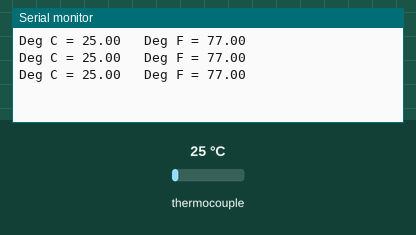
Simulated run of this sketch. Board: Arduino Uno, built with avr-gcc and run on an emulated ATmega328P. Shown: the last lines printed to the serial monitor. Inputs (shaded band) come from the test bench; at power-on: thermocouple 25 °C.

Above: at 1.7 s.
1.8 s: thermocouple set to 6 °C
At 2.4 s:
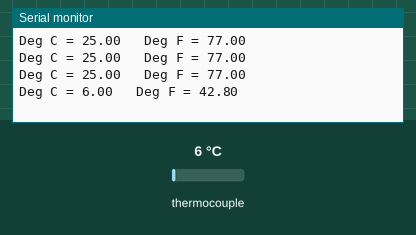
3.3 s: thermocouple set to 75 °C
At 3.9 s:
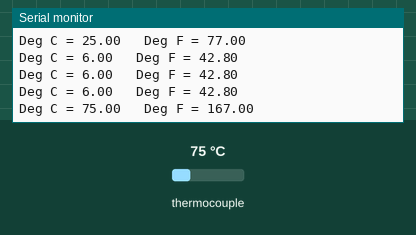
Timing chart, 0 to 6.3 s (numbered marks = the images above; inputs shaded):
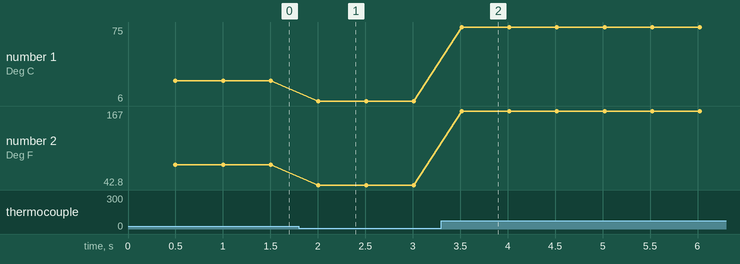

The sketch:

Thermocouple_Sketch.ino
```cpp
#include "max6675.h"

int ktcSO = 8;
int ktcCS = 9;
int ktcSCK = 10;

MAX6675 ktc(ktcSCK, ktcCS, ktcSO);


void setup() {
  Serial.begin(9600);
  // give the MAX a little time to settle
  delay(500);
}

void loop() {
  // basic readout test

   Serial.print("Deg C = ");
   Serial.print(ktc.readCelsius());
   Serial.print("\t Deg F = ");
   Serial.println(ktc.readFahrenheit());

   delay(500);
}
```

Measured:
- after the input at 1.8 s, the serial monitor: prints a new line after 0.21 s (image 1)
- after the input at 3.3 s, the serial monitor: prints a new line after 0.21 s (image 2)
- plotted number 1: 25 → 6 after the input at 1.8 s, 6 → 75 after the input at 3.3 s
- plotted number 2: 77 → 42.8 after the input at 1.8 s, 42.8 → 167 after the input at 3.3 s
